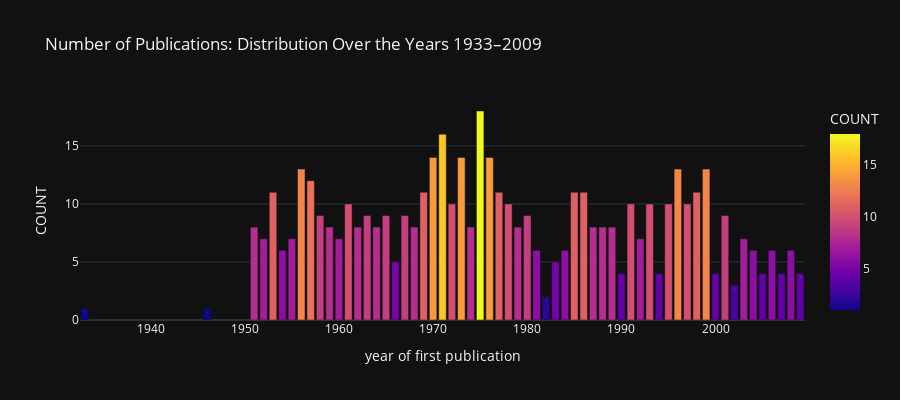

Notebook code for this chart:
### Markdown cell above
### Visualisation of publications per year (first publication)

### Code cell
count_publ_first_per_year = roman_df['publ-first'].value_counts(ascending=True).to_frame().sort_values(by=['publ-first'], ascending=True).rename(columns={'publ-first': 'COUNT'})
count_publ_first_per_year = count_publ_first_per_year.reset_index().rename(columns={'index': 'YEAR'})

fig = px.bar(
    count_publ_first_per_year,
    x='YEAR',
    y='COUNT',
    hover_data=['COUNT'],
    color='COUNT',
    text_auto='.2s',
    labels={'YEAR':'year of first publication'},
    title="Number of Publications: Distribution Over the Years 1933–2009",
    height=400)
fig.show()

### Figure 1 — Plotly figure (JSON) as saved in the notebook; plotly's stock layout.template omitted (floating-point values rounded to 4 significant figures)
{"data": [{"alignmentgroup": "True", "hovertemplate": "year of first publication=%{x}<br>COUNT=%{marker.color}<extra></extra>", "legendgroup": "", "marker": {"color": [1, 1, 2, 3, 4, 4, 4, 4, 4, 4, 5, 5, 6, 6, 6, 6, 6, 6, 7, 7, 7, 7, 7, 8, 8, 8, 8, 8, 8, 8, 8, 8, 8, 9, 9, 9, 9, 9, 9, 10, 10, 10, 10, 10, 10, 10, 11, 11, 11, 11, 11, 11, 12, 13, 13, 13, 14, 14, 14, 16, 18], "coloraxis": "coloraxis", "pattern": {"shape": ""}}, "name": "", "offsetgroup": "", "orientation": "v", "showlegend": false, "textposition": "auto", "texttemplate": "%{y:.2s}", "x": [1946.0, 1933.0, 1982.0, 2002.0, 2009.0, 2007.0, 2005.0, 2000.0, 1994.0, 1990.0, 1983.0, 1966.0, 1954.0, 1981.0, 1984.0, 2006.0, 2008.0, 2004.0, 1952.0, 1955.0, 2003.0, 1960.0, 1992.0, 1989.0, 1974.0, 1979.0, 1964.0, 1951.0, 1987.0, 1988.0, 1959.0, 1968.0, 1962.0, 1958.0, 2001.0, 1980.0, 1967.0, 1965.0, 1963.0, 1972.0, 1997.0, 1995.0, 1978.0, 1991.0, 1961.0, 1993.0, 1998.0, 1985.0, 1953.0, 1969.0, 1977.0, 1986.0, 1957.0, 1956.0, 1996.0, 1999.0, 1970.0, 1976.0, 1973.0, 1971.0, 1975.0], "xaxis": "x", "y": [1, 1, 2, 3, 4, 4, 4, 4, 4, 4, 5, 5, 6, 6, 6, 6, 6, 6, 7, 7, 7, 7, 7, 8, 8, 8, 8, 8, 8, 8, 8, 8, 8, 9, 9, 9, 9, 9, 9, 10, 10, 10, 10, 10, 10, 10, 11, 11, 11, 11, 11, 11, 12, 13, 13, 13, 14, 14, 14, 16, 18], "yaxis": "y", "type": "bar"}], "layout": {"xaxis": {"anchor": "y", "domain": [0.0, 1.0], "title": {"text": "year of first publication"}}, "yaxis": {"anchor": "x", "domain": [0.0, 1.0], "title": {"text": "COUNT"}}, "coloraxis": {"colorbar": {"title": {"text": "COUNT"}}, "colorscale": [[0.0, "#0d0887"], [0.1111, "#46039f"], [0.2222, "#7201a8"], [0.3333, "#9c179e"], [0.4444, "#bd3786"], [0.5556, "#d8576b"], [0.6667, "#ed7953"], [0.7778, "#fb9f3a"], [0.8889, "#fdca26"], [1.0, "#f0f921"]]}, "legend": {"tracegroupgap": 0}, "title": {"text": "Number of Publications: Distribution Over the Years 1933–2009"}, "barmode": "relative", "height": 400}}
